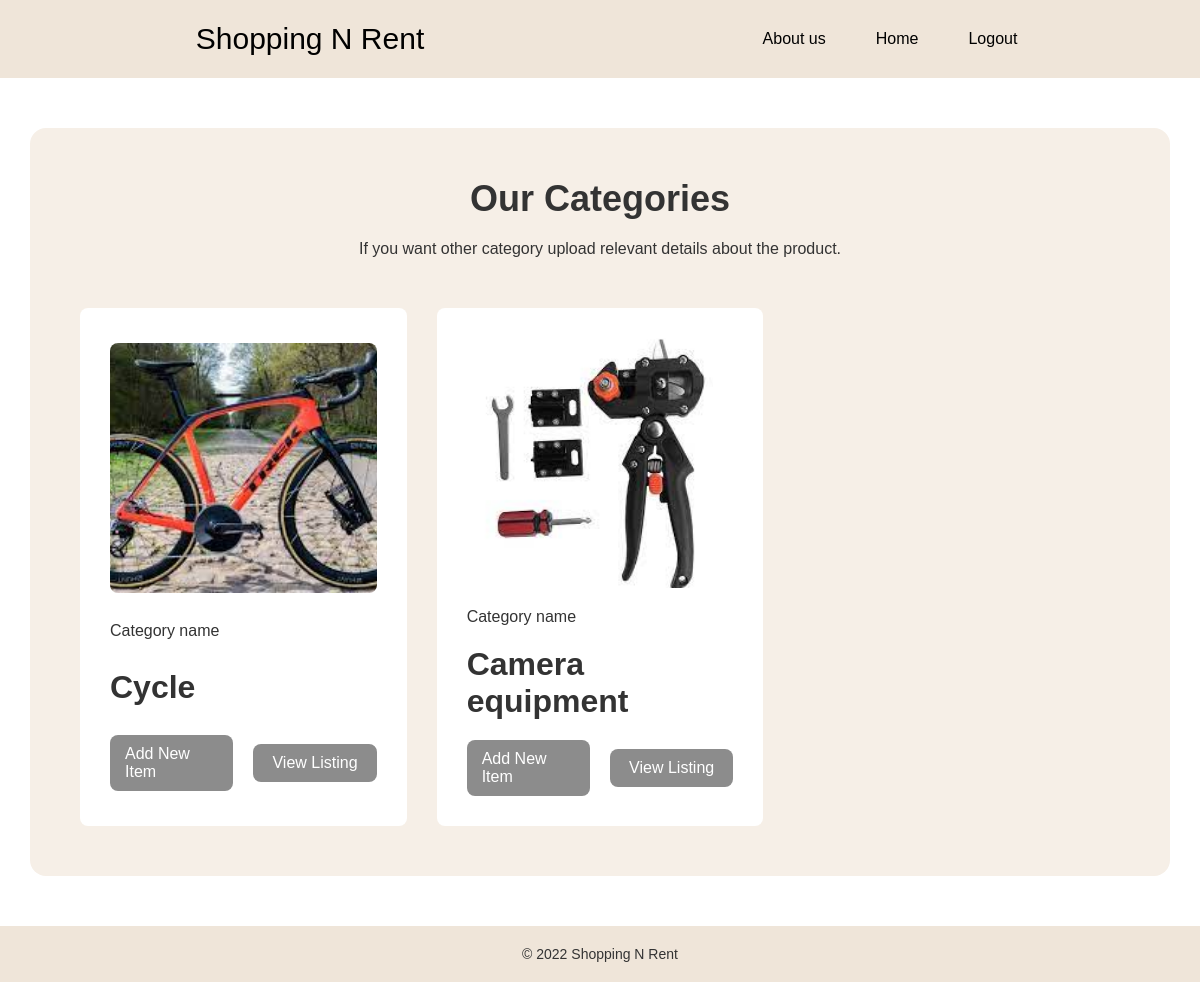
The app's page /category.php with its own data.
### tables this page shows
CREATE TABLE `category` (
  `id` int(11) NOT NULL,
  `email` varchar(255) NOT NULL,
  `image` varchar(255) NOT NULL,
  `contact` varchar(255) NOT NULL,
  `owner` varchar(255) NOT NULL,
  `category` varchar(255) NOT NULL,
  `reason` varchar(1000) NOT NULL,
  `date` timestamp NOT NULL DEFAULT current_timestamp()
);

### category.php (the view, shortened to what this page needs)
<?php include "./profile-header.php"; ?>
<?php
	$connect = mysqli_connect("localhost", "root", "", "shopping");
?>
<section class="wrapper">
	<div class="wrapper-box">
		<div class="wrapper-heading">
			<h2>Our Categories</h2>
			<p>If you want other category upload relevant details about the product.</p>
		</div>
		<div class="grid-col3">
			<?php
				$query = "SELECT * FROM category WHERE id BETWEEN '7' and '13'";
				$result = mysqli_query($connect, $query);
				if(mysqli_num_rows($result) > 0)
				{
					while($row = mysqli_fetch_array($result))
				{
			?>
			<div class="wrapper-item">
				<img src="images/<?php echo $row["image"]; ?>">
				<p>Category name</p>
				<h3><?php echo $row["category"]; ?></h4>
				<div class="wrapper-btns-col2">
					<a href="data.php" class="btn">Add New Item</a>
					<a href="#" class="btn">View Listing</a>
				</div>
			</div>
		<?php
			}
		}
		?>
		</div>
	</div>
</section>
<?php include "./footer.php"; ?>

### assets/css/index.css (style rules this page uses)
:root { --transition150: all 150ms ease-in-out; --itemHoverShadow: 0 0 12px #d7d9d7, 0 0 12px #d7d9d7, 0 0 12px #d7d9d7; }
* { -webkit-box-sizing: inherit; box-sizing: inherit; }
*::before, *::after { -webkit-box-sizing: inherit; box-sizing: inherit; }
html { -webkit-box-sizing: border-box; box-sizing: border-box; font-size: 10px; cursor: default; }
body { display: grid; font: 1.6rem Arial, Helvetica, sans-serif; color: #333; margin: 0; }
section { padding: 50px 30px; }
h1, h2, h3, p { margin: 0; }
h2 { font-size: 3.6rem; }
h3 { font-size: 3.2rem; }
img { width: 100%; max-width: 100%; height: auto; -o-object-fit: cover; object-fit: cover; border-radius: 8px; }
a { text-decoration: none; }
.wrapper { max-width: 160rem; margin: auto; }
.wrapper-box { display: grid; -webkit-box-align: start; -ms-flex-align: start; align-items: flex-start; padding: 50px; border-radius: 16px; background-color: #f6efe7; gap: 50px; }
.wrapper-heading { display: grid; gap: 20px; justify-items: center; }
.wrapper-item { display: grid; gap: 20px; border-radius: 8px; background-color: #fff; padding: 30px; -webkit-transition: var(--transition150); transition: var(--transition150); align-items: center; }
.wrapper-item img { height: 250px; }
.grid-col3 { display: grid; grid-template-columns: repeat(3, 1fr); gap: 30px; }
.wrapper-btns-col2 { display: grid; grid-template-columns: 1fr 1fr; gap: 20px; align-items: center; }
.btn { display: -webkit-box; display: -ms-flexbox; display: flex; color: #fff; background-color: #8c8c8c; padding: 10px 15px; border-radius: 8px; min-width: 10rem; -webkit-box-pack: center; -ms-flex-pack: center; justify-content: center; -webkit-box-align: center; -ms-flex-align: center; align-items: center; -webkit-transition: all 150ms ease-in-out; transition: all 150ms ease-in-out; font-size: 16px; width: 100%; }

### records on screen
category: image (picture), category "Cycle"
category: image (picture), category "Camera equipment"
